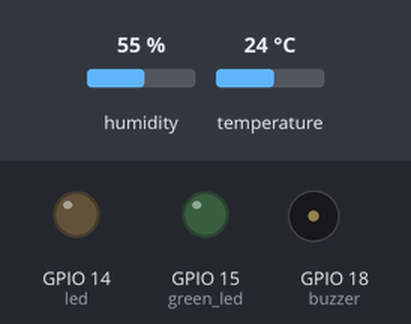
The program below on a simulated Raspberry Pi (BCM pin numbers). Parts: output pins drawn as LEDs (lit = HIGH), buzzer (waves = sounding, pin HIGH). Inputs (shaded band) come from the test bench; at power-on: humidity 55 %, temperature 24 °C. The clock reads 2024-03-15 10:24:30 at power-on unless the program sets it; files the program writes start out absent; no MQTT or app messages arrive unless stated; what the program prints to the terminal is not drawn.

Above: at 1.3 s.
1.4 s: humidity set to 41 %
6.8 s: humidity set to 38 %
At 14.0 s:
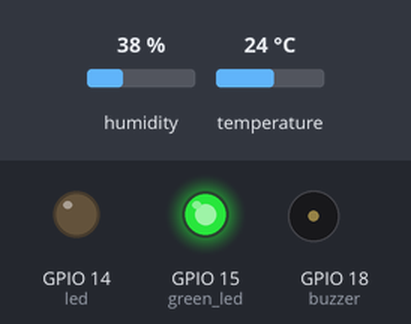
14.4 s: temperature set to 22 °C
25.6 s: temperature set to 19 °C
At 33.6 s:
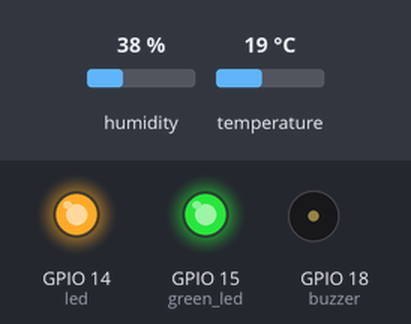
34.1 s: humidity set to 68 %
At 41.9 s:
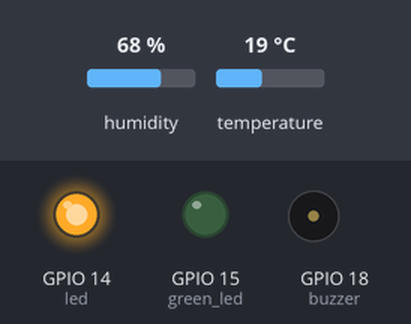
Timing chart, 0 to 54.6 s (numbered marks = the images above; inputs shaded):
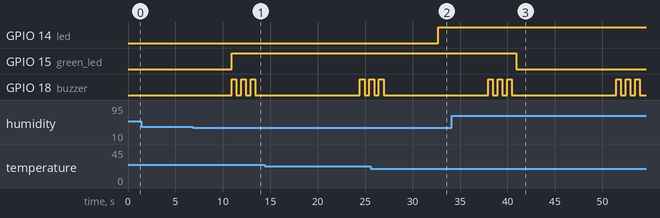

The program:

warehouse_sensors.py
```python
import os, csv, json, time
from datetime import datetime
from collections import deque
from statistics import mean
import board, adafruit_dht
from gpiozero import LED, Buzzer
import paho.mqtt.client as mqtt
import socket

DHT_TYPE = adafruit_dht.DHT11
DHT_PIN = board.D4
LED_PIN = 14
GREEN_LED_PIN = 15
BUZZER_PIN = 18
buzzer = Buzzer(BUZZER_PIN)
READ_INTERVAL_SEC = 5
ALERT_INTERVAL_SEC = 10
BEEP_INTERVAL_SEC = 10
MQTT_BROKER = "broker.hivemq.com"
MQTT_PORT = 1883
LOG_DIR = "logs"
CONFIG_DIR = "config"
CONFIG_FILE = os.path.join(CONFIG_DIR, "config.txt")
ROLLING_WINDOW_SEC = 300
WINDOW_LEN = max(1, ROLLING_WINDOW_SEC // READ_INTERVAL_SEC)

# Giá trị cấu hình mặc định
DEFAULT_CONFIG = {
    "TEMP_MAX": 32.0,
    "TEMP_MIN": 20.0,
    "HUMI_MIN": 40.0,
    "HUMI_MAX": 70.0,
    "pi_name": socket.gethostname()  # Giá trị mặc định cho pi_name là hostname
}

# Lấy DEVICE_ID từ pi_name trong file cấu hình
DEVICE_ID = None  # Sẽ được gán sau khi load_config

# Các topic MQTT riêng cho từng thiết bị
TOPIC_ALERT = None  # Sẽ được gán sau khi có DEVICE_ID
TOPIC_CONFIG = None  # Sẽ được gán sau khi có DEVICE_ID

# Biến cấu hình toàn cục
TEMP_MAX = DEFAULT_CONFIG["TEMP_MAX"]
TEMP_MIN = DEFAULT_CONFIG["TEMP_MIN"]
HUMI_MIN = DEFAULT_CONFIG["HUMI_MIN"]
HUMI_MAX = DEFAULT_CONFIG["HUMI_MAX"]

def load_config():
    """Tải cấu hình từ config.txt hoặc tạo mới với giá trị mặc định."""
    global TEMP_MAX, TEMP_MIN, HUMI_MIN, HUMI_MAX, DEVICE_ID, TOPIC_ALERT, TOPIC_CONFIG
    if not os.path.isdir(CONFIG_DIR):
        os.makedirs(CONFIG_DIR, exist_ok=True)

    if not os.path.exists(CONFIG_FILE):
        with open(CONFIG_FILE, "w") as f:
            for key, value in DEFAULT_CONFIG.items():
                f.write(f"{key}={value}\n")

    config = DEFAULT_CONFIG.copy()
    try:
        with open(CONFIG_FILE, "r") as f:
            for line in f:
                line = line.strip()
                if line and "=" in line:
                    key, value = line.split("=", 1)
                    key = key.strip()
                    value = value.strip()
                    if key in config:
                        if key in ["TEMP_MAX", "TEMP_MIN", "HUMI_MIN", "HUMI_MAX"]:
                            value = float(value)
                        config[key] = value
    except Exception as e:
        print(f"Lỗi đọc file cấu hình: {e}. Sử dụng giá trị mặc định.")

    # Cập nhật biến toàn cục
    TEMP_MAX = config["TEMP_MAX"]
    TEMP_MIN = config["TEMP_MIN"]
    HUMI_MIN = config["HUMI_MIN"]
    HUMI_MAX = config["HUMI_MAX"]
    DEVICE_ID = config["pi_name"]

    # Cập nhật các topic MQTT
    TOPIC_ALERT = f"warehouse/alerts/{DEVICE_ID}"
    TOPIC_CONFIG = f"warehouse/config/{DEVICE_ID}"

    return TEMP_MAX, TEMP_MIN, HUMI_MIN, HUMI_MAX, DEVICE_ID

def update_config_file(config_data):
    """Cập nhật config.txt với giá trị mới từ thông điệp MQTT."""
    global TEMP_MAX, TEMP_MIN, HUMI_MIN, HUMI_MAX
    try:
        # Xác thực dữ liệu cấu hình nhận được
        new_config = DEFAULT_CONFIG.copy()
        for key in ["TEMP_MAX", "TEMP_MIN", "HUMI_MIN", "HUMI_MAX"]:
            if key in config_data:
                value = float(config_data[key])
                if value < 0:
                    print(f"Giá trị {key} không hợp lệ: {value}. Phải không âm.")
                    return False
                new_config[key] = value
        # Giữ nguyên pi_name từ file cấu hình hiện tại
        new_config["pi_name"] = DEVICE_ID

        # Kiểm tra các ràng buộc logic
        if new_config["TEMP_MAX"] <= new_config["TEMP_MIN"]:
            print("Lỗi: TEMP_MAX phải lớn hơn TEMP_MIN.")
            return False
        if new_config["HUMI_MAX"] <= new_config["HUMI_MIN"]:
            print("Lỗi: HUMI_MAX phải lớn hơn HUMI_MIN.")
            return False

        # Ghi vào file cấu hình
        with open(CONFIG_FILE, "w") as f:
            for key, value in new_config.items():
                f.write(f"{key}={value}\n")

        # Cập nhật biến toàn cục
        TEMP_MAX, TEMP_MIN, HUMI_MIN, HUMI_MAX, _ = load_config()
        print(f"Cấu hình đã được cập nhật cho thiết bị {DEVICE_ID}: "
              f"TEMP_MAX={TEMP_MAX}, TEMP_MIN={TEMP_MIN}, "
              f"HUMI_MIN={HUMI_MIN}, HUMI_MAX={HUMI_MAX}")
        if buzzer:
            for _ in range(2):
                buzzer.on()
                time.sleep(0.1)  # Thời gian ngắn hơn cho tần số cao
                buzzer.off()
                time.sleep(0.1)
        return True
    except Exception as e:
        print(f"Lỗi cập nhật file cấu hình: {e}")
        return False

def ensure_log_dir():
    if not os.path.isdir(LOG_DIR):
        os.makedirs(LOG_DIR, exist_ok=True)

def log_path_for_today():
    return os.path.join(LOG_DIR, datetime.now().strftime("%Y-%m-%d") + ".csv")

def beep_buzzer(buzzer):
    for _ in range(3):
        buzzer.on()
        time.sleep(0.5)
        buzzer.off()
        time.sleep(0.5)
def ensure_csv_header(path):
    exists = os.path.exists(path)
    f = open(path, "a", newline="")
    w = csv.writer(f)
    if not exists:
        w.writerow([
            "timestamp", "temperature_c", "humidity_pct",
            f"temp_avg_{ROLLING_WINDOW_SEC}s", f"humi_avg_{ROLLING_WINDOW_SEC}s",
            f"temp_min_{ROLLING_WINDOW_SEC}s", f"temp_max_{ROLLING_WINDOW_SEC}s",
            f"humi_min_{ROLLING_WINDOW_SEC}s", f"humi_max_{ROLLING_WINDOW_SEC}s"
        ])
    return f, w

def compute_stats(ts, hs):
    return mean(ts), mean(hs), min(ts), max(ts), min(hs), max(hs)

def main():
    global TEMP_MAX, TEMP_MIN, HUMI_MIN, HUMI_MAX, DEVICE_ID
    load_config()

    dht = DHT_TYPE(DHT_PIN)
    led = LED(LED_PIN)
    green_led = LED(GREEN_LED_PIN)
    #buzzer = Buzzer(BUZZER_PIN)
    temps = deque(maxlen=WINDOW_LEN)
    humis = deque(maxlen=WINDOW_LEN)
    client = mqtt.Client()
    client.reconnect_delay_set(1, 10)
    connected = {"ok": False}
    last_alert_sent = 0
    last_beep_time = 0

    def on_connect(c, u, flags, rc):
        connected["ok"] = (rc == 0)
        if connected["ok"]:
            print(f"Đã kết nối tới MQTT broker cho thiết bị {DEVICE_ID}")
            client.subscribe(TOPIC_CONFIG, qos=1)
        else:
            print("Không thể kết nối tới MQTT broker")

    def on_disconnect(c, u, rc):
        connected["ok"] = False
        print("Mất kết nối tới MQTT broker")

    def on_message(c, u, msg):
        if msg.topic == TOPIC_CONFIG:
            try:
                config_data = json.loads(msg.payload.decode())
                if update_config_file(config_data):
                    print(f"Nhận và áp dụng cấu hình mới: {config_data}")
                else:
                    print(f"Không thể áp dụng cấu hình: {config_data}")
            except Exception as e:
                print(f"Lỗi xử lý thông điệp cấu hình MQTT: {e}")

    client.on_connect = on_connect
    client.on_disconnect = on_disconnect
    client.on_message = on_message
    client.loop_start()

    def mqtt_connect():
        if not connected["ok"]:
            try:
                client.connect(MQTT_BROKER, MQTT_PORT, 60)
            except Exception as e:
                print(f"Lỗi kết nối MQTT: {e}")

    ensure_log_dir()
    mqtt_connect()
    csv_file = None
    writer = None
    current_log = None

    try:
        while True:
            try:
                temperature = dht.temperature
                humidity = dht.humidity
            except RuntimeError:
                time.sleep(READ_INTERVAL_SEC)
                continue
            except Exception:
                try: dht.exit()
                except: pass
                time.sleep(1)
                dht = DHT_TYPE(DHT_PIN)
                continue

            if (temperature is None) or (humidity is None):
                time.sleep(READ_INTERVAL_SEC)
                continue

            temperature = float(temperature)
            humidity = float(humidity)
            temps.append(temperature)
            humis.append(humidity)
            ta, ha, tmin, tmax, hmin, hmax = compute_stats(temps, humis)

            payload = {
                "ts": datetime.now().isoformat(timespec="seconds"),
                "temperature_c": round(temperature, 2),
                "humidity_pct": round(humidity, 2),
                "avg": {"temp_c": round(ta, 2), "humi_pct": round(ha, 2)},
                "minmax": {
                    "temp_min": round(tmin, 2), "temp_max": round(tmax, 2),
                    "humi_min": round(hmin, 2), "humi_max": round(hmax, 2)
                },
                "window_sec": ROLLING_WINDOW_SEC
            }

            print(f"{payload['ts']}  Temperature= {temperature} oC  Humidity= {humidity}%")

            path = log_path_for_today()
            if current_log != path:
                if csv_file:
                    csv_file.close()
                csv_file, writer = ensure_csv_header(path)
                current_log = path

            writer.writerow([
                payload["ts"], payload["temperature_c"], payload["humidity_pct"],
                payload["avg"]["temp_c"], payload["avg"]["humi_pct"],
                payload["minmax"]["temp_min"], payload["minmax"]["temp_max"],
                payload["minmax"]["humi_min"], payload["minmax"]["humi_max"]
            ])
            csv_file.flush()

            now = time.time()
            alerts = []

            if temperature >= TEMP_MAX or temperature <= TEMP_MIN:
                led.on()
                if now - last_beep_time >= BEEP_INTERVAL_SEC:
                    beep_buzzer(buzzer)
                    last_beep_time = now
                alerts.append(f"{'Nhiệt độ cao' if temperature >= TEMP_MAX else 'Nhiệt độ thấp'}: {temperature} oC")
            elif TEMP_MIN < temperature < TEMP_MAX:
                led.off()
                buzzer.off()

            if humidity < HUMI_MIN or humidity > HUMI_MAX:
                alerts.append(f"Độ ẩm {'thấp' if humidity < HUMI_MIN else 'cao'}: {humidity}%")
                green_led.on()
                if now - last_beep_time >= BEEP_INTERVAL_SEC:
                    beep_buzzer(buzzer)
                    last_beep_time = now
            elif HUMI_MIN < humidity < HUMI_MAX:
                buzzer.off()
                green_led.off()

            if alerts and (now - last_alert_sent >= ALERT_INTERVAL_SEC):
                alert_msg = {
                    "timestamp": payload["ts"],
                    "level": "warning",
                    "message": " | ".join(alerts)
                }
                try:
                    if connected["ok"]:
                        client.publish(TOPIC_ALERT, json.dumps(alert_msg), qos=1, retain=True)
                        last_alert_sent = now
                    else:
                        mqtt_connect()
                except Exception as e:
                    print(f"Lỗi gửi cảnh báo: {e}")

            time.sleep(READ_INTERVAL_SEC)

    finally:
        try: csv_file.close()
        except: pass
        try: dht.exit()
        except: pass
        try: led.off()
        except: pass
        try: green_led.off()
        except: pass
        try: buzzer.off()
        except: pass
        try:
            client.loop_stop()
            client.disconnect()
        except: pass

if __name__ == "__main__":
    main()
```

Measured:
- the behaviour switches between 40 and 39 % on humidity (found by bisection; images 0 and 1)
- the behaviour switches between 21 and 20 °C on temperature (found by bisection; images 1 and 2)
- after the input at 1.4 s, every drawn part: stays the same
- after the input at 6.8 s, GPIO 15 (green_led): LOW → HIGH after 4.1 s; GPIO 18 (buzzer): alternates HIGH for 0.50 s and LOW for 0.50 s, starting after 4.1 s
- after the input at 25.6 s, GPIO 14 (led): LOW → HIGH after 7.1 s
- after the input at 34.1 s, GPIO 15 (green_led): HIGH → LOW after 6.8 s
